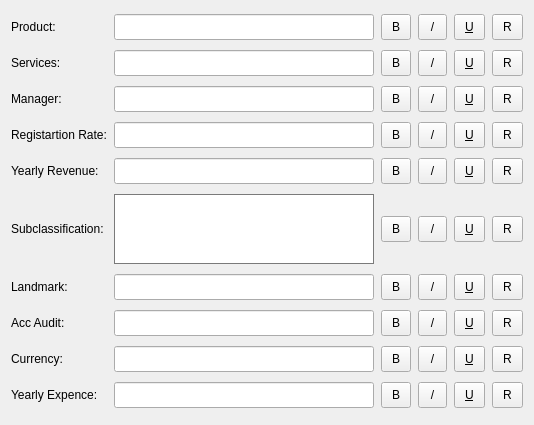
       <widget class="QWidget" name="scrollAreaWidgetContents_6">
        <property name="geometry">
         <rect>
          <x>0</x>
          <y>0</y>
          <width>534</width>
          <height>425</height>
         </rect>
        </property>
        <layout class="QGridLayout" name="gridLayout">
         <item row="0" column="0">
          <widget class="QWidget" name="widget_7" native="true">
           <property name="sizePolicy">
            <sizepolicy hsizetype="Ignored" vsizetype="Preferred">
             <horstretch>0</horstretch>
             <verstretch>0</verstretch>
            </sizepolicy>
           </property>
           <property name="contextMenuPolicy">
            <enum>Qt::NoContextMenu</enum>
           </property>
           <property name="acceptDrops">
            <bool>true</bool>
           </property>
           <property name="styleSheet">
            <string notr="true">font: 9pt &quot;MS Shell Dlg 2&quot;;


</string>
           </property>
           <layout class="QGridLayout" name="gridLayout_12">
            <property name="leftMargin">
             <number>0</number>
            </property>
            <property name="topMargin">
             <number>0</number>
            </property>
            <property name="rightMargin">
             <number>0</number>
            </property>
            <property name="bottomMargin">
             <number>0</number>
            </property>
            <property name="spacing">
             <number>7</number>
            </property>
            <item row="8" column="2">
             <widget class="QPushButton" name="pushButton_125">
              <property name="maximumSize">
               <size>
                <width>16777215</width>
                <height>16777215</height>
               </size>
              </property>
              <property name="styleSheet">
               <string notr="true">padding:10px;
font: 75 8pt &quot;Arial&quot;;
padding-top:5px;
padding-bottom:5px;
</string>
              </property>
              <property name="text">
               <string>B</string>
              </property>
             </widget>
            </item>
            <item row="0" column="3">
             <widget class="QPushButton" name="pushButton_94">
              <property name="styleSheet">
               <string notr="true">padding:10px;

font: 8pt &quot;Arial&quot;;
padding-top:5px;
padding-bottom:5px;
</string>
              </property>
              <property name="text">
               <string>/</string>
              </property>
             </widget>
            </item>
            <item row="7" column="1">
             <widget class="QLineEdit" name="lineEdit_30">
              <property name="sizePolicy">
               <sizepolicy hsizetype="MinimumExpanding" vsizetype="Fixed">
                <horstretch>0</horstretch>
                <verstretch>0</verstretch>
               </sizepolicy>
              </property>
              <property name="maximumSize">
               <size>
                <width>260</width>
                <height>16777215</height>
               </size>
              </property>
              <property name="contextMenuPolicy">
               <enum>Qt::NoContextMenu</enum>
              </property>
              <property name="styleSheet">
               <string notr="true">padding:4px;</string>
              </property>
             </widget>
            </item>
            <item row="9" column="1">
             <widget class="QLineEdit" name="lineEdit_29">
              <property name="maximumSize">
               <size>
                <width>260</width>
                <height>16777215</height>
               </size>
              </property>
              <property name="contextMenuPolicy">
               <enum>Qt::NoContextMenu</enum>
              </property>
              <property name="styleSheet">
               <string notr="true">padding:4px;</string>
              </property>
             </widget>
            </item>
            <item row="5" column="1">
             <widget class="QTextEdit" name="textEdit_3">
              <property name="sizePolicy">
               <sizepolicy hsizetype="Expanding" vsizetype="Fixed">
                <horstretch>0</horstretch>
                <verstretch>0</verstretch>
               </sizepolicy>
              </property>
              <property name="maximumSize">
               <size>
                <width>260</width>
                <height>70</height>
               </size>
              </property>
              <property name="contextMenuPolicy">
               <enum>Qt::NoContextMenu</enum>
              </property>
              <property name="styleSheet">
               <string notr="true">border: 1px solid ;
border-color: rgb(122, 122, 122);</string>
              </property>
             </widget>
            </item>
            <item row="2" column="5">
             <widget class="QPushButton" name="pushButton_104">
              <property name="styleSheet">
               <string notr="true">padding:10px;
padding-top:5px;
padding-bottom:5px;
</string>
              </property>
              <property name="text">
               <string>R</string>
              </property>
             </widget>
            </item>
            <item row="9" column="2">
             <widget class="QPushButton" name="pushButton_129">
              <property name="styleSheet">
               <string notr="true">padding:10px;
font: 75 8pt &quot;Arial&quot;;
padding-top:5px;
padding-bottom:5px;
</string>
              </property>
              <property name="text">
               <string>B</string>
              </property>
             </widget>
            </item>
            <item row="5" column="5">
             <widget class="QPushButton" name="pushButton_108">
              <property name="styleSheet">
               <string notr="true">padding:10px;
padding-top:5px;
padding-bottom:5px;
</string>
              </property>
              <property name="text">
               <string>R</string>
              </property>
             </widget>
            </item>
            <item row="9" column="0">
             <widget class="QLabel" name="label_42">
              <property name="text">
               <string>Yearly Expence:</string>
              </property>
             </widget>
            </item>
            <item row="2" column="3">
             <widget class="QPushButton" name="pushButton_102">
              <property name="styleSheet">
               <string notr="true">padding:10px;

font: 8pt &quot;Arial&quot;;
padding-top:5px;
padding-bottom:5px;
</string>
              </property>
              <property name="text">
               <string>/</string>
              </property>
             </widget>
            </item>
            <item row="7" column="5">
             <widget class="QPushButton" name="pushButton_124">
              <property name="maximumSize">
               <size>
                <width>16777215</width>
                <height>16777215</height>
               </size>
              </property>
              <property name="styleSheet">
               <string notr="true">padding:10px;
padding-top:5px;
padding-bottom:5px;
</string>
              </property>
              <property name="text">
               <string>R</string>
              </property>
             </widget>
            </item>
            <item row="4" column="5">
             <widget class="QPushButton" name="pushButton_116">
              <property name="maximumSize">
               <size>
                <width>16777215</width>
                <height>16777215</height>
               </size>
              </property>
              <property name="styleSheet">
               <string notr="true">padding:10px;
padding-top:5px;
padding-bottom:5px;
</string>
              </property>
              <property name="text">
               <string>R</string>
              </property>
             </widget>
            </item>
            <item row="2" column="4">
             <widget class="QPushButton" name="pushButton_103">
              <property name="styleSheet">
               <string notr="true">padding:10px;
text-decoration: underline;
font: 75 8pt &quot;Arial&quot;;
padding-top:5px;
padding-bottom:5px;
</string>
              </property>
              <property name="text">
               <string>U</string>
              </property>
             </widget>
            </item>
            <item row="2" column="2">
             <widget class="QPushButton" name="pushButton_101">
              <property name="styleSheet">
               <string notr="true">padding:10px;
font: 75 8pt &quot;Arial&quot;;
padding-top:5px;
padding-bottom:5px;
</string>
              </property>
              <property name="text">
               <string>B</string>
              </property>
             </widget>
            </item>
            <item row="4" column="3">
             <widget class="QPushButton" name="pushButton_114">
              <property name="maximumSize">
               <size>
                <width>16777215</width>
                <height>16777215</height>
               </size>
              </property>
              <property name="styleSheet">
               <string notr="true">padding:10px;

font: 8pt &quot;Arial&quot;;
padding-top:5px;
padding-bottom:5px;
</string>
              </property>
              <property name="text">
               <string>/</string>
              </property>
             </widget>
            </item>
            <item row="1" column="2">
             <widget class="QPushButton" name="pushButton_97">
              <property name="styleSheet">
               <string notr="true">padding:10px;
font: 75 8pt &quot;Arial&quot;;
padding-top:5px;
padding-bottom:5px;
</string>
              </property>
              <property name="text">
               <string>B</string>
              </property>
             </widget>
            </item>
            <item row="7" column="2">
             <widget class="QPushButton" name="pushButton_121">
              <property name="maximumSize">
               <size>
                <width>16777215</width>
                <height>16777215</height>
               </size>
              </property>
              <property name="styleSheet">
               <string notr="true">padding:10px;
font: 75 8pt &quot;Arial&quot;;
padding-top:5px;
padding-bottom:5px;
</string>
              </property>
              <property name="text">
               <string>B</string>
              </property>
             </widget>
            </item>
            <item row="6" column="4">
             <widget class="QPushButton" name="pushButton_119">
              <property name="styleSheet">
               <string notr="true">padding:10px;
text-decoration: underline;
font: 75 8pt &quot;Arial&quot;;
padding-top:5px;
padding-bottom:5px;
</string>
              </property>
              <property name="text">
               <string>U</string>
              </property>
             </widget>
            </item>
            <item row="2" column="1">
             <widget class="QLineEdit" name="lineEdit_23">
              <property name="maximumSize">
               <size>
                <width>260</width>
                <height>16777215</height>
               </size>
              </property>
              <property name="contextMenuPolicy">
               <enum>Qt::NoContextMenu</enum>
              </property>
              <property name="styleSheet">
               <string notr="true">padding:4px;</string>
              </property>
             </widget>
            </item>
            <item row="4" column="1">
             <widget class="QLineEdit" name="lineEdit_26">
              <property name="maximumSize">
               <size>
                <width>260</width>
                <height>16777215</height>
               </size>
              </property>
              <property name="contextMenuPolicy">
               <enum>Qt::NoContextMenu</enum>
              </property>
              <property name="styleSheet">
               <string notr="true">padding:4px;</string>
              </property>
             </widget>
            </item>
            <item row="8" column="1">
             <widget class="QLineEdit" name="lineEdit_28">
              <property name="maximumSize">
               <size>
                <width>260</width>
                <height>16777215</height>
               </size>
              </property>
              <property name="contextMenuPolicy">
               <enum>Qt::NoContextMenu</enum>
              </property>
              <property name="styleSheet">
               <string notr="true">padding:4px;</string>
              </property>
             </widget>
            </item>
            <item row="0" column="5">
             <widget class="QPushButton" name="pushButton_96">
              <property name="styleSheet">
               <string notr="true">padding:10px;
padding-top:5px;
padding-bottom:5px;
</string>
              </property>
              <property name="text">
               <string>R</string>
              </property>
             </widget>
            </item>
            <item row="6" column="2">
             <widget class="QPushButton" name="pushButton_117">
              <property name="styleSheet">
               <string notr="true">padding:10px;
font: 75 8pt &quot;Arial&quot;;
padding-top:5px;
padding-bottom:5px;
</string>
              </property>
              <property name="text">
               <string>B</string>
              </property>
             </widget>
            </item>
            <item row="3" column="5">
             <widget class="QPushButton" name="pushButton_112">
              <property name="maximumSize">
               <size>
                <width>16777215</width>
                <height>16777215</height>
               </size>
              </property>
              <property name="styleSheet">
               <string notr="true">padding:10px;
padding-top:5px;
padding-bottom:5px;
</string>
              </property>
              <property name="text">
               <string>R</string>
              </property>
             </widget>
            </item>
            <item row="0" column="4">
             <widget class="QPushButton" name="pushButton_95">
              <property name="styleSheet">
               <string notr="true">padding:10px;
text-decoration: underline;
font: 75 8pt &quot;Arial&quot;;
padding-top:5px;
padding-bottom:5px;
</string>
              </property>
              <property name="text">
               <string>U</string>
              </property>
             </widget>
            </item>
            <item row="0" column="1">
             <widget class="QLineEdit" name="lineEdit_21">
              <property name="maximumSize">
               <size>
                <width>260</width>
                <height>16777215</height>
               </size>
              </property>
              <property name="contextMenuPolicy">
               <enum>Qt::NoContextMenu</enum>
              </property>
              <property name="styleSheet">
               <string notr="true">padding:4px;</string>
              </property>
             </widget>
            </item>
            <item row="5" column="2">
             <widget class="QPushButton" name="pushButton_105">
              <property name="styleSheet">
               <string notr="true">padding:10px;
font: 75 8pt &quot;Arial&quot;;
padding-top:5px;
padding-bottom:5px;
</string>
              </property>
              <property name="text">
               <string>B</string>
              </property>
             </widget>
            </item>
            <item row="6" column="0">
             <widget class="QLabel" name="label_35">
              <property name="text">
               <string>Landmark:</string>
              </property>
             </widget>
            </item>
            <item row="6" column="1">
             <widget class="QLineEdit" name="lineEdit_27">
              <property name="maximumSize">
               <size>
                <width>260</width>
                <height>16777215</height>
               </size>
              </property>
              <property name="contextMenuPolicy">
               <enum>Qt::NoContextMenu</enum>
              </property>
              <property name="styleSheet">
               <string notr="true">padding:4px;</string>
              </property>
             </widget>
            </item>
            <item row="8" column="5">
             <widget class="QPushButton" name="pushButton_128">
              <property name="maximumSize">
               <size>
                <width>16777215</width>
                <height>16777215</height>
               </size>
              </property>
              <property name="styleSheet">
               <string notr="true">padding:10px;
padding-top:5px;
padding-bottom:5px;
</string>
              </property>
              <property name="text">
               <string>R</string>
              </property>
             </widget>
            </item>
            <item row="1" column="4">
             <widget class="QPushButton" name="pushButton_99">
              <property name="styleSheet">
               <string notr="true">padding:10px;
text-decoration: underline;
font: 75 8pt &quot;Arial&quot;;
padding-top:5px;
padding-bottom:5px;
</string>
              </property>
              <property name="text">
               <string>U</string>
              </property>
             </widget>
            </item>
            <item row="7" column="0">
             <widget class="QLabel" name="label_38">
              <property name="text">
               <string>Acc Audit: </string>
              </property>
             </widget>
            </item>
            <item row="4" column="0">
             <widget class="QLabel" name="label_47">
              <property name="text">
               <string>Yearly Revenue:</string>
              </property>
             </widget>
            </item>
            <item row="3" column="3">
             <widget class="QPushButton" name="pushButton_110">
              <property name="maximumSize">
               <size>
                <width>16777215</width>
                <height>16777215</height>
               </size>
              </property>
              <property name="styleSheet">
               <string notr="true">padding:10px;

font: 8pt &quot;Arial&quot;;
padding-top:5px;
padding-bottom:5px;
</string>
              </property>
              <property name="text">
               <string>/</string>
              </property>
             </widget>
            </item>
            <item row="5" column="4">
             <widget class="QPushButton" name="pushButton_107">
              <property name="styleSheet">
               <string notr="true">padding:10px;
text-decoration: underline;
font: 75 8pt &quot;Arial&quot;;
padding-top:5px;
padding-bottom:5px;
</string>
              </property>
              <property name="text">
               <string>U</string>
              </property>
             </widget>
            </item>
            <item row="5" column="3">
             <widget class="QPushButton" name="pushButton_106">
              <property name="styleSheet">
               <string notr="true">padding:10px;

font: 8pt &quot;Arial&quot;;
padding-top:5px;
padding-bottom:5px;
</string>
              </property>
              <property name="text">
               <string>/</string>
              </property>
             </widget>
            </item>
            <item row="1" column="3">
             <widget class="QPushButton" name="pushButton_98">
              <property name="styleSheet">
               <string notr="true">padding:10px;

font: 8pt &quot;Arial&quot;;
padding-top:5px;
padding-bottom:5px;
</string>
              </property>
              <property name="text">
               <string>/</string>
              </property>
             </widget>
            </item>
            <item row="3" column="4">
             <widget class="QPushButton" name="pushButton_111">
              <property name="maximumSize">
               <size>
                <width>16777215</width>
                <height>16777215</height>
               </size>
              </property>
              <property name="styleSheet">
               <string notr="true">padding:10px;
text-decoration: underline;
font: 75 8pt &quot;Arial&quot;;
padding-top:5px;
padding-bottom:5px;
</string>
              </property>
              <property name="text">
               <string>U</string>
              </property>
             </widget>
            </item>
            <item row="1" column="5">
             <widget class="QPushButton" name="pushButton_100">
              <property name="styleSheet">
               <string notr="true">padding:10px;
padding-top:5px;
padding-bottom:5px;
</string>
              </property>
              <property name="text">
               <string>R</string>
              </property>
             </widget>
            </item>
            <item row="8" column="3">
             <widget class="QPushButton" name="pushButton_126">
              <property name="maximumSize">
               <size>
                <width>16777215</width>
                <height>16777215</height>
               </size>
              </property>
              <property name="styleSheet">
               <string notr="true">padding:10px;

font: 8pt &quot;Arial&quot;;
padding-top:5px;
padding-bottom:5px;
</string>
              </property>
              <property name="text">
               <string>/</string>
              </property>
             </widget>
            </item>
            <item row="8" column="4">
             <widget class="QPushButton" name="pushButton_127">
              <property name="maximumSize">
               <size>
                <width>16777215</width>
                <height>16777215</height>
               </size>
              </property>
              <property name="styleSheet">
               <string notr="true">padding:10px;
text-decoration: underline;
font: 75 8pt &quot;Arial&quot;;
padding-top:5px;
padding-bottom:5px;
</string>
              </property>
              <property name="text">
               <string>U</string>
              </property>
             </widget>
            </item>
            <item row="1" column="1">
             <widget class="QLineEdit" name="lineEdit_22">
              <property name="maximumSize">
               <size>
                <width>260</width>
                <height>16777215</height>
               </size>
              </property>
              <property name="contextMenuPolicy">
               <enum>Qt::NoContextMenu</enum>
              </property>
              <property name="styleSheet">
               <string notr="true">padding:4px;</string>
              </property>
             </widget>
            </item>
            <item row="9" column="5">
             <widget class="QPushButton" name="pushButton_132">
              <property name="styleSheet">
               <string notr="true">padding:10px;
padding-top:5px;
padding-bottom:5px;
</string>
              </property>
              <property name="text">
               <string>R</string>
              </property>
             </widget>
            </item>
            <item row="9" column="4">
             <widget class="QPushButton" name="pushButton_131">
              <property name="styleSheet">
               <string notr="true">padding:10px;
text-decoration: underline;
font: 75 8pt &quot;Arial&quot;;
padding-top:5px;
padding-bottom:5px;
</string>
              </property>
              <property name="text">
               <string>U</string>
              </property>
             </widget>
            </item>
            <item row="5" column="0">
             <widget class="QLabel" name="label_44">
              <property name="text">
               <string>Subclassification:</string>
              </property>
             </widget>
            </item>
            <item row="0" column="2">
             <widget class="QPushButton" name="pushButton_93">
              <property name="styleSheet">
               <string notr="true">padding:10px;
font: 75 8pt &quot;Arial&quot;;
padding-top:5px;
padding-bottom:5px;
</string>
              </property>
              <property name="text">
               <string>B</string>
              </property>
             </widget>
            </item>
            <item row="1" column="0">
             <widget class="QLabel" name="label_43">
              <property name="text">
               <string>Services:</string>
              </property>
             </widget>
            </item>
            <item row="4" column="2">
             <widget class="QPushButton" name="pushButton_113">
              <property name="maximumSize">
               <size>
                <width>16777215</width>
                <height>16777215</height>
               </size>
              </property>
              <property name="styleSheet">
               <string notr="true">padding:10px;
font: 75 8pt &quot;Arial&quot;;
padding-top:5px;
padding-bottom:5px;
</string>
              </property>
              <property name="text">
               <string>B</string>
              </property>
             </widget>
            </item>
            <item row="9" column="3">
             <widget class="QPushButton" name="pushButton_130">
              <property name="styleSheet">
               <string notr="true">padding:10px;

font: 8pt &quot;Arial&quot;;
padding-top:5px;
padding-bottom:5px;
</string>
              </property>
              <property name="text">
               <string>/</string>
              </property>
             </widget>
            </item>
            <item row="3" column="2">
             <widget class="QPushButton" name="pushButton_109">
              <property name="maximumSize">
               <size>
                <width>16777215</width>
                <height>16777215</height>
               </size>
              </property>
              <property name="styleSheet">
               <string notr="true">padding:10px;
font: 75 8pt &quot;Arial&quot;;
padding-top:5px;
padding-bottom:5px;
</string>
              </property>
              <property name="text">
               <string>B</string>
              </property>
             </widget>
            </item>
            <item row="8" column="0">
             <widget class="QLabel" name="label_41">
              <property name="text">
               <string>Currency:</string>
              </property>
             </widget>
            </item>
            <item row="7" column="3">
             <widget class="QPushButton" name="pushButton_122">
              <property name="maximumSize">
               <size>
                <width>16777215</width>
                <height>16777215</height>
               </size>
              </property>
              <property name="styleSheet">
               <string notr="true">padding:10px;

font: 8pt &quot;Arial&quot;;
padding-top:5px;
padding-bottom:5px;
</string>
              </property>
              <property name="text">
               <string>/</string>
              </property>
             </widget>
            </item>
            <item row="4" column="4">
             <widget class="QPushButton" name="pushButton_115">
              <property name="maximumSize">
               <size>
                <width>16777215</width>
                <height>16777215</height>
               </size>
              </property>
              <property name="styleSheet">
               <string notr="true">padding:10px;
text-decoration: underline;
font: 75 8pt &quot;Arial&quot;;
padding-top:5px;
padding-bottom:5px;
</string>
              </property>
              <property name="text">
               <string>U</string>
              </property>
             </widget>
            </item>
            <item row="6" column="3">
             <widget class="QPushButton" name="pushButton_118">
              <property name="styleSheet">
               <string notr="true">padding:10px;

font: 8pt &quot;Arial&quot;;
padding-top:5px;
padding-bottom:5px;
</string>
              </property>
              <property name="text">
               <string>/</string>
              </property>
             </widget>
            </item>
            <item row="3" column="0">
             <widget class="QLabel" name="label_37">
              <property name="text">
               <string>Registartion Rate:</string>
              </property>
             </widget>
            </item>
            <item row="3" column="1">
             <widget class="QLineEdit" name="lineEdit_25">
              <property name="maximumSize">
               <size>
                <width>260</width>
                <height>16777215</height>
               </size>
              </property>
              <property name="contextMenuPolicy">
               <enum>Qt::NoContextMenu</enum>
              </property>
              <property name="styleSheet">
               <string notr="true">padding:4px;</string>
              </property>
             </widget>
            </item>
            <item row="0" column="0">
             <widget class="QLabel" name="label_45">
              <property name="text">
               <string>Product:              </string>
              </property>
             </widget>
            </item>
            <item row="6" column="5">
             <widget class="QPushButton" name="pushButton_120">
              <property name="styleSheet">
               <string notr="true">padding:10px;
padding-top:5px;
padding-bottom:5px;
</string>
              </property>
              <property name="text">
               <string>R</string>
              </property>
             </widget>
            </item>
            <item row="2" column="0">
             <widget class="QLabel" name="label_39">
              <property name="text">
               <string>Manager:</string>
              </property>
             </widget>
            </item>
            <item row="7" column="4">
             <widget class="QPushButton" name="pushButton_123">
              <property name="maximumSize">
               <size>
                <width>16777215</width>
                <height>16777215</height>
               </size>
              </property>
              <property name="styleSheet">
               <string notr="true">padding:10px;
text-decoration: underline;
font: 75 8pt &quot;Arial&quot;;
padding-top:5px;
padding-bottom:5px;
</string>
              </property>
              <property name="text">
               <string>U</string>
              </property>
             </widget>
            </item>
           </layout>
          </widget>
         </item>
        </layout>
       </widget>
